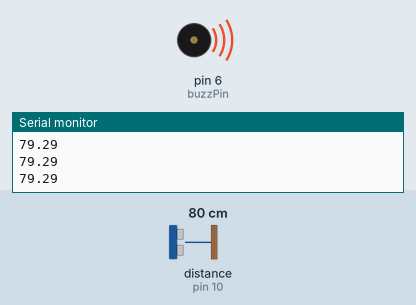
Recording of a sketch running on a simulated Arduino Uno, built with avr-gcc and run on an emulated ATmega328P. Parts: buzzer (waves = sounding, pin HIGH), the last lines printed to the serial monitor. Wiring (inferred from the names in the program): ultrasonic range finder: trigger pin 11; echo pin 10. The inputs (shaded band) are chosen by the test bench; at power-on: distance to the obstacle (sensor on pin 10) 80 cm. The echo pulse lasts 58.3 µs per cm; pins used as bus, display or sensor lines are not drawn.

Above: at 1.2 s.
1.3 s: distance to the obstacle (sensor on pin 10) set to 120 cm
At 2.2 s:
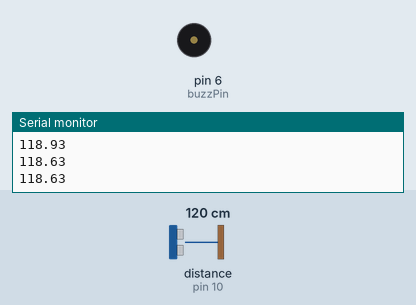
3.0 s: distance to the obstacle (sensor on pin 10) set to 2 cm
At 3.4 s:
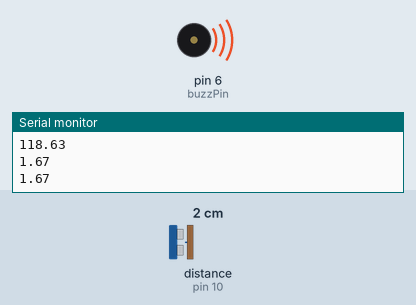
4.5 s: distance to the obstacle (sensor on pin 10) set to 250 cm
At 5.2 s:
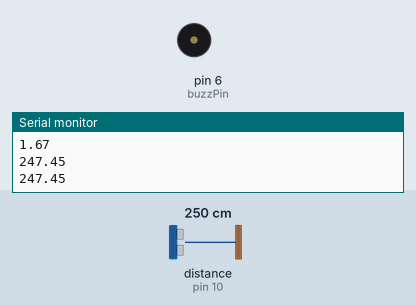
Timing chart, 0 to 7.5 s (numbered marks = the images above; inputs shaded):
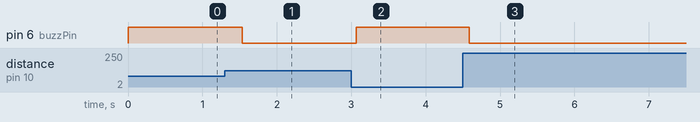

Measured:
- after the input at 1.3 s, pin 6 (buzzPin): HIGH → LOW after 0.24 s
- after the input at 3.0 s, pin 6 (buzzPin): LOW → HIGH after 0.07 s
- after the input at 4.5 s, pin 6 (buzzPin): HIGH → LOW after 0.09 s

The sketch:

park.ino
```cpp
const int trigPin = 11;
const int echoPin = 10;
const int buzzPin = 6;

long duration;
float distance;

void setup()
{
  pinMode(trigPin, OUTPUT);
  pinMode(echoPin, INPUT);
  pinMode(buzzPin, OUTPUT);
  Serial.begin(9600);
}

void loop()
{
  digitalWrite(trigPin, LOW);
  delayMicroseconds(2);
  digitalWrite(trigPin, HIGH);
  delayMicroseconds(10);
  digitalWrite(trigPin, LOW);

  duration = pulseIn(echoPin, HIGH);
  distance = 0.034*(duration/2);
  Serial.println(distance);

  if (distance < 100)
  {
    digitalWrite(buzzPin,HIGH);
  }
  else
  {
    digitalWrite(buzzPin,LOW);
  }
  delay(300);
}
```
